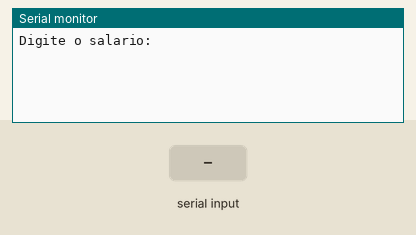
A sketch run on a simulated Arduino Uno, built with avr-gcc and run on an emulated ATmega328P. On the bench: the last lines printed to the serial monitor. The test bench sets the inputs (shaded band).

Above: at 2.2 s.
2.3 s: "90,45\n" received over Serial
At 3.5 s:
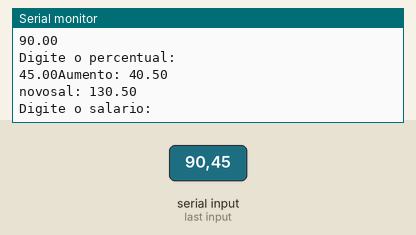
3.8 s: "30,150\n" received over Serial
At 4.9 s:
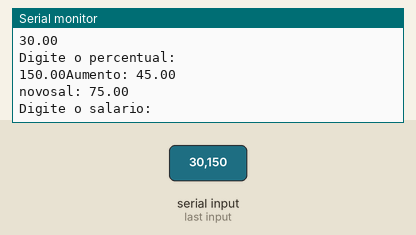

Measured:
- after the input at 2.3 s, the serial monitor: prints a new line at once (image 1)
- after the input at 3.8 s, the serial monitor: prints a new line at once (image 2)

The sketch:

Exercicio2_04_03.ino
```cpp
//declaração de variáveis
float sal, percentual, aumento, novosal;

void setup() {
  //inicia a comunicação com o Serial Monitor
  Serial.begin(9660);
  delay(1000);
}

void loop() {
  Serial.println("Digite o salario: ");
  sal = aguardandoEntradaNumerica();
  Serial.println(sal);

  Serial.println("Digite o percentual: ");
  percentual = aguardandoEntradaNumerica();
  Serial.print(percentual);


  aumento = sal * percentual / 100;
  Serial.print("Aumento: ");
  Serial.println(aumento);
  novosal = sal + aumento;
  Serial.print("novosal: ");
  Serial.println(novosal);
}
//Criando uma função chamada
float aguardandoEntradaNumerica() {
  while (!Serial.available()) {
    //Aguarda até que um valor seja digitado
  }

  //verifica se a entrada é numérica ou ponto
  while (!isdigit(Serial.peek()) && Serial.peek() != '.') {
    //descarta a entrada não numérica
    Serial.read();
    while (Serial.available() == 0) {
      //aguarda a nova entrada do usuário
    }
  }

  //Retornar o valor digitado do Serial em tipo float
  return Serial.parseFloat();
}
```
